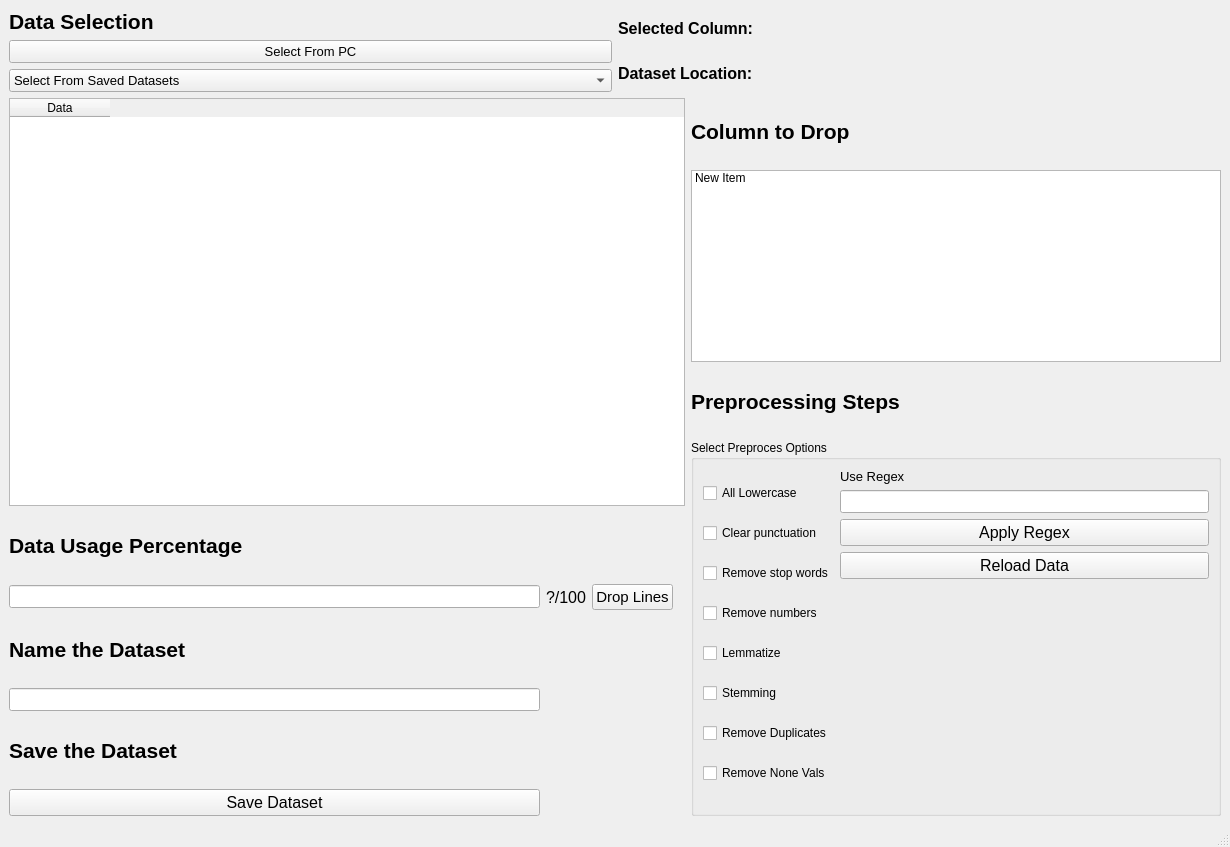
<?xml version="1.0" encoding="UTF-8"?>
<ui version="4.0">
 <class>MainWindow</class>
 <widget class="QMainWindow" name="MainWindow">
  <property name="geometry">
   <rect>
    <x>0</x>
    <y>0</y>
    <width>1230</width>
    <height>847</height>
   </rect>
  </property>
  <property name="windowTitle">
   <string>MainWindow</string>
  </property>
  <widget class="QWidget" name="centralwidget">
   <layout class="QGridLayout" name="gridLayout_3">
    <item row="5" column="0">
     <widget class="QLabel" name="label_data_percantage">
      <property name="sizePolicy">
       <sizepolicy hsizetype="Fixed" vsizetype="Preferred">
        <horstretch>0</horstretch>
        <verstretch>0</verstretch>
       </sizepolicy>
      </property>
      <property name="font">
       <font>
        <pointsize>16</pointsize>
        <weight>75</weight>
        <bold>true</bold>
       </font>
      </property>
      <property name="mouseTracking">
       <bool>false</bool>
      </property>
      <property name="text">
       <string>Data Usage Percentage</string>
      </property>
      <property name="margin">
       <number>10</number>
      </property>
     </widget>
    </item>
    <item row="4" column="5" rowspan="7">
     <widget class="QGroupBox" name="groupBox_data_processing">
      <property name="font">
       <font>
        <pointsize>9</pointsize>
       </font>
      </property>
      <property name="title">
       <string>Select Preproces Options</string>
      </property>
      <layout class="QGridLayout" name="gridLayout_2">
       <item row="0" column="1">
        <widget class="QLabel" name="label_use_regex">
         <property name="sizePolicy">
          <sizepolicy hsizetype="Preferred" vsizetype="Fixed">
           <horstretch>0</horstretch>
           <verstretch>0</verstretch>
          </sizepolicy>
         </property>
         <property name="font">
          <font>
           <pointsize>10</pointsize>
          </font>
         </property>
         <property name="text">
          <string>Use Regex</string>
         </property>
        </widget>
       </item>
       <item row="1" column="1">
        <widget class="QLineEdit" name="lineEdit_regex">
         <property name="font">
          <font>
           <pointsize>10</pointsize>
          </font>
         </property>
         <property name="whatsThis">
          <string/>
         </property>
        </widget>
       </item>
       <item row="0" column="0" rowspan="5">
        <layout class="QVBoxLayout" name="verticalLayout_6">
         <item>
          <widget class="QCheckBox" name="checkBox_lowercase">
           <property name="text">
            <string>All Lowercase</string>
           </property>
          </widget>
         </item>
         <item>
          <widget class="QCheckBox" name="checkBox_clear_punc_char">
           <property name="text">
            <string>Clear punctuation</string>
           </property>
          </widget>
         </item>
         <item>
          <widget class="QCheckBox" name="checkBox_remove_stop_words">
           <property name="text">
            <string>Remove stop words</string>
           </property>
          </widget>
         </item>
         <item>
          <widget class="QCheckBox" name="checkBox_remove_numbers">
           <property name="text">
            <string>Remove numbers</string>
           </property>
          </widget>
         </item>
         <item>
          <widget class="QCheckBox" name="checkBox_lemmatize">
           <property name="text">
            <string>Lemmatize</string>
           </property>
          </widget>
         </item>
         <item>
          <widget class="QCheckBox" name="checkBox_stemming">
           <property name="text">
            <string>Stemming</string>
           </property>
          </widget>
         </item>
         <item>
          <widget class="QCheckBox" name="checkBox_remove_duplicates">
           <property name="text">
            <string>Remove Duplicates</string>
           </property>
          </widget>
         </item>
         <item>
          <widget class="QCheckBox" name="checkBox_remove_none">
           <property name="text">
            <string>Remove None Vals</string>
           </property>
          </widget>
         </item>
        </layout>
       </item>
       <item row="2" column="1">
        <widget class="QPushButton" name="pushButton_apply_regex">
         <property name="font">
          <font>
           <pointsize>12</pointsize>
          </font>
         </property>
         <property name="text">
          <string>Apply Regex</string>
         </property>
        </widget>
       </item>
       <item row="3" column="1">
        <widget class="QPushButton" name="pushButton_reload_data">
         <property name="font">
          <font>
           <pointsize>12</pointsize>
          </font>
         </property>
         <property name="text">
          <string>Reload Data</string>
         </property>
        </widget>
       </item>
      </layout>
     </widget>
    </item>
    <item row="1" column="5">
     <widget class="QLabel" name="label_column_select">
      <property name="font">
       <font>
        <pointsize>16</pointsize>
        <weight>75</weight>
        <bold>true</bold>
       </font>
      </property>
      <property name="mouseTracking">
       <bool>false</bool>
      </property>
      <property name="text">
       <string>Column to Drop</string>
      </property>
      <property name="margin">
       <number>10</number>
      </property>
     </widget>
    </item>
    <item row="6" column="0">
     <widget class="QLineEdit" name="lineEdit_data_percentage">
      <property name="font">
       <font>
        <pointsize>10</pointsize>
       </font>
      </property>
      <property name="whatsThis">
       <string/>
      </property>
     </widget>
    </item>
    <item row="10" column="0">
     <widget class="QPushButton" name="pushButton_save_dataset">
      <property name="sizePolicy">
       <sizepolicy hsizetype="Preferred" vsizetype="Fixed">
        <horstretch>0</horstretch>
        <verstretch>0</verstretch>
       </sizepolicy>
      </property>
      <property name="font">
       <font>
        <pointsize>12</pointsize>
       </font>
      </property>
      <property name="text">
       <string>Save Dataset</string>
      </property>
     </widget>
    </item>
    <item row="8" column="0">
     <widget class="QLineEdit" name="lineEdit_name_dataset">
      <property name="font">
       <font>
        <pointsize>10</pointsize>
       </font>
      </property>
      <property name="whatsThis">
       <string/>
      </property>
     </widget>
    </item>
    <item row="1" column="0" rowspan="4" colspan="5">
     <widget class="QTableWidget" name="tableWidget_data">
      <column>
       <property name="text">
        <string>Data</string>
       </property>
      </column>
     </widget>
    </item>
    <item row="0" column="0" colspan="6">
     <layout class="QHBoxLayout" name="horizontalLayout_3">
      <item>
       <layout class="QVBoxLayout" name="verticalLayout_4">
        <item>
         <widget class="QLabel" name="label_data_selection_2">
          <property name="sizePolicy">
           <sizepolicy hsizetype="Fixed" vsizetype="Fixed">
            <horstretch>0</horstretch>
            <verstretch>0</verstretch>
           </sizepolicy>
          </property>
          <property name="maximumSize">
           <size>
            <width>16777215</width>
            <height>16777215</height>
           </size>
          </property>
          <property name="font">
           <font>
            <pointsize>16</pointsize>
            <weight>75</weight>
            <bold>true</bold>
           </font>
          </property>
          <property name="mouseTracking">
           <bool>false</bool>
          </property>
          <property name="text">
           <string>Data Selection</string>
          </property>
          <property name="margin">
           <number>10</number>
          </property>
         </widget>
        </item>
        <item>
         <widget class="QPushButton" name="pushButton_select_data_from_pc">
          <property name="font">
           <font>
            <pointsize>10</pointsize>
           </font>
          </property>
          <property name="text">
           <string>Select From PC</string>
          </property>
         </widget>
        </item>
        <item>
         <widget class="QComboBox" name="comboBox_select_saved_data">
          <property name="sizePolicy">
           <sizepolicy hsizetype="Preferred" vsizetype="Minimum">
            <horstretch>0</horstretch>
            <verstretch>0</verstretch>
           </sizepolicy>
          </property>
          <property name="font">
           <font>
            <pointsize>10</pointsize>
           </font>
          </property>
          <item>
           <property name="text">
            <string>Select From Saved Datasets</string>
           </property>
          </item>
          <item>
           <property name="text">
            <string>Dataset 1</string>
           </property>
          </item>
          <item>
           <property name="text">
            <string>Dataset 2</string>
           </property>
          </item>
          <item>
           <property name="text">
            <string>Dataset 3</string>
           </property>
          </item>
          <item>
           <property name="text">
            <string>Dataset 4</string>
           </property>
          </item>
         </widget>
        </item>
       </layout>
      </item>
      <item>
       <layout class="QVBoxLayout" name="verticalLayout_5">
        <item>
         <widget class="QLabel" name="label_selected_data_column">
          <property name="font">
           <font>
            <pointsize>12</pointsize>
            <weight>75</weight>
            <bold>true</bold>
           </font>
          </property>
          <property name="mouseTracking">
           <bool>false</bool>
          </property>
          <property name="text">
           <string>Selected Column:</string>
          </property>
          <property name="margin">
           <number>10</number>
          </property>
         </widget>
        </item>
        <item>
         <widget class="QLabel" name="label_selected_dataset_location">
          <property name="font">
           <font>
            <pointsize>12</pointsize>
            <weight>75</weight>
            <bold>true</bold>
           </font>
          </property>
          <property name="mouseTracking">
           <bool>false</bool>
          </property>
          <property name="text">
           <string>Dataset Location:</string>
          </property>
          <property name="margin">
           <number>10</number>
          </property>
         </widget>
        </item>
       </layout>
      </item>
     </layout>
    </item>
    <item row="2" column="5">
     <layout class="QVBoxLayout" name="verticalLayout_data_columns_2">
      <item>
       <widget class="QListWidget" name="listWidget_selected_data_columns">
        <property name="sizePolicy">
         <sizepolicy hsizetype="Expanding" vsizetype="Fixed">
          <horstretch>0</horstretch>
          <verstretch>0</verstretch>
         </sizepolicy>
        </property>
        <item>
         <property name="text">
          <string>New Item</string>
         </property>
        </item>
       </widget>
      </item>
     </layout>
    </item>
    <item row="7" column="0" colspan="5">
     <widget class="QLabel" name="label_name_dataset">
      <property name="font">
       <font>
        <pointsize>16</pointsize>
        <weight>75</weight>
        <bold>true</bold>
       </font>
      </property>
      <property name="mouseTracking">
       <bool>false</bool>
      </property>
      <property name="text">
       <string>Name the Dataset</string>
      </property>
      <property name="margin">
       <number>10</number>
      </property>
     </widget>
    </item>
    <item row="3" column="5">
     <widget class="QLabel" name="label_preprocessing">
      <property name="font">
       <font>
        <pointsize>16</pointsize>
        <weight>75</weight>
        <bold>true</bold>
       </font>
      </property>
      <property name="mouseTracking">
       <bool>false</bool>
      </property>
      <property name="text">
       <string>Preprocessing Steps</string>
      </property>
      <property name="margin">
       <number>10</number>
      </property>
     </widget>
    </item>
    <item row="9" column="0" colspan="5">
     <widget class="QLabel" name="label_save_dataset">
      <property name="font">
       <font>
        <pointsize>16</pointsize>
        <weight>75</weight>
        <bold>true</bold>
       </font>
      </property>
      <property name="mouseTracking">
       <bool>false</bool>
      </property>
      <property name="text">
       <string>Save the Dataset</string>
      </property>
      <property name="margin">
       <number>10</number>
      </property>
     </widget>
    </item>
    <item row="6" column="2">
     <widget class="QPushButton" name="pushButton_drop_values">
      <property name="sizePolicy">
       <sizepolicy hsizetype="Preferred" vsizetype="Fixed">
        <horstretch>0</horstretch>
        <verstretch>0</verstretch>
       </sizepolicy>
      </property>
      <property name="font">
       <font>
        <pointsize>11</pointsize>
       </font>
      </property>
      <property name="text">
       <string>Drop Lines</string>
      </property>
     </widget>
    </item>
    <item row="6" column="1">
     <layout class="QHBoxLayout" name="horizontalLayout_4">
      <item>
       <widget class="QLabel" name="label_data_percantage_text_2">
        <property name="font">
         <font>
          <pointsize>12</pointsize>
         </font>
        </property>
        <property name="text">
         <string>?/100</string>
        </property>
       </widget>
      </item>
     </layout>
    </item>
   </layout>
  </widget>
  <widget class="QMenuBar" name="menubar">
   <property name="geometry">
    <rect>
     <x>0</x>
     <y>0</y>
     <width>1230</width>
     <height>26</height>
    </rect>
   </property>
  </widget>
  <widget class="QStatusBar" name="statusbar"/>
 </widget>
 <resources/>
 <connections/>
</ui>
